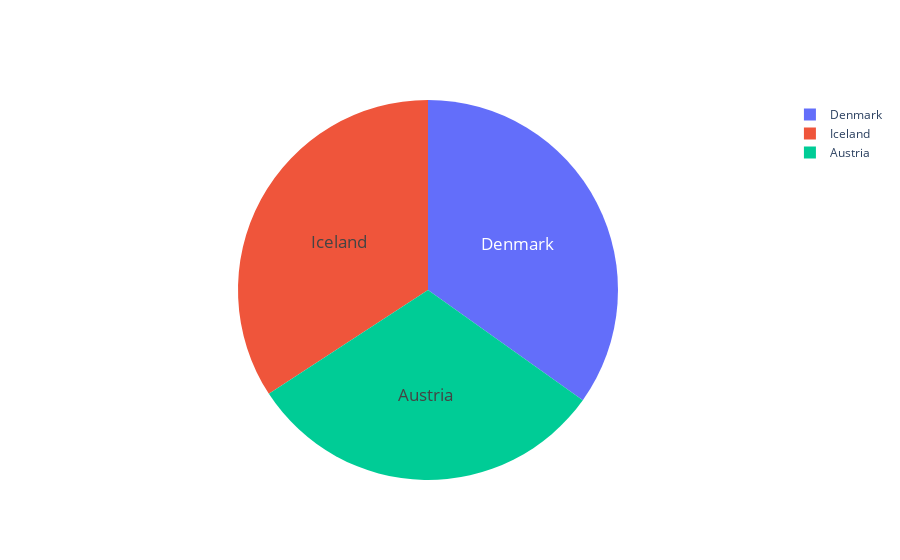

Notebook cell for this chart:
### Code cell
labels = top3ed.Country
values = top3ed.EducationIndex

fig = go.Figure(data=[go.Pie(labels=labels, values=values)])
fig.update_traces(hoverinfo='label', textinfo='label', textfont_size=17)
fig.show()

### Figure 1 — Plotly figure (JSON) as saved in the notebook; plotly's stock layout.template omitted (floating-point values rounded to 4 significant figures)
{"data": [{"hoverinfo": "label", "labels": ["Iceland", "Denmark", "Austria"], "textfont": {"size": 17}, "textinfo": "label", "type": "pie", "values": [0.906, 0.923, 0.82]}], "layout": {}}
